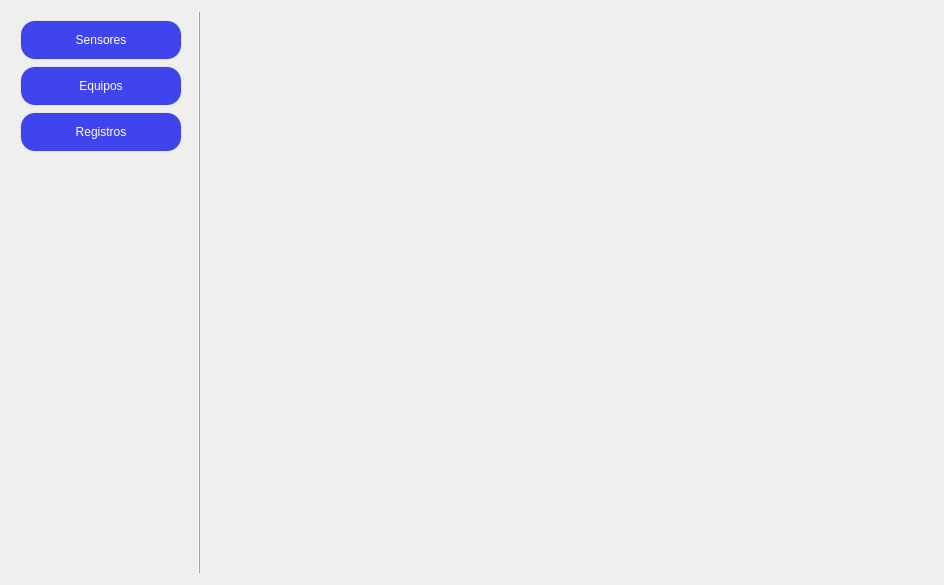
<?xml version="1.0" encoding="UTF-8"?>
<ui version="4.0">
 <class>ArduinosPage</class>
 <widget class="QWidget" name="ArduinosPage">
  <property name="geometry">
   <rect>
    <x>0</x>
    <y>0</y>
    <width>944</width>
    <height>585</height>
   </rect>
  </property>
  <property name="windowTitle">
   <string>Form</string>
  </property>
  <layout class="QGridLayout" name="gridLayout">
   <item row="0" column="0">
    <widget class="QFrame" name="verticalFrame">
     <property name="sizePolicy">
      <sizepolicy hsizetype="Expanding" vsizetype="Expanding">
       <horstretch>0</horstretch>
       <verstretch>0</verstretch>
      </sizepolicy>
     </property>
     <property name="minimumSize">
      <size>
       <width>160</width>
       <height>0</height>
      </size>
     </property>
     <property name="maximumSize">
      <size>
       <width>180</width>
       <height>16777215</height>
      </size>
     </property>
     <property name="frameShape">
      <enum>QFrame::Shape::NoFrame</enum>
     </property>
     <layout class="QVBoxLayout" name="verticalLayout">
      <item>
       <widget class="Button" name="sensors_button">
        <property name="sizePolicy">
         <sizepolicy hsizetype="Expanding" vsizetype="Fixed">
          <horstretch>0</horstretch>
          <verstretch>0</verstretch>
         </sizepolicy>
        </property>
        <property name="minimumSize">
         <size>
          <width>140</width>
          <height>40</height>
         </size>
        </property>
        <property name="maximumSize">
         <size>
          <width>200</width>
          <height>40</height>
         </size>
        </property>
        <property name="styleSheet">
         <string notr="true">QPushButton {
	border-radius: 15px;
	padding: 5px;
	background-color: rgb(64, 68, 237);
	color: white;
	border: 2px solid rgba(0, 0, 0, 10); /* Borde tenue */
}

QPushButton:hover {
  background-color: rgb(90, 90, 255);    /* Fondo al pasar el mouse */
  color: white;                /* Color del texto al pasar el mouse */
}

QPushButton:pressed {
  background-color: rgb(51, 55, 188)     /* Fondo al presionar */
  color: white;                /* Color del texto al presionar */
}

QPushButton:disabled {
  background-color: rgb(39, 39, 43);     /* Fondo deshabilitado */
  color: #7f8c8d;                /* Color del texto deshabilitado */
}

QPushButton:checked {
  background-color: #27ae60;     /* Fondo cuando está checkable y activado */
  color: #ecf0f1;        
}</string>
        </property>
        <property name="text">
         <string>Sensores</string>
        </property>
       </widget>
      </item>
      <item>
       <widget class="Button" name="machines_button">
        <property name="sizePolicy">
         <sizepolicy hsizetype="Expanding" vsizetype="Fixed">
          <horstretch>0</horstretch>
          <verstretch>0</verstretch>
         </sizepolicy>
        </property>
        <property name="minimumSize">
         <size>
          <width>140</width>
          <height>40</height>
         </size>
        </property>
        <property name="maximumSize">
         <size>
          <width>200</width>
          <height>40</height>
         </size>
        </property>
        <property name="styleSheet">
         <string notr="true">QPushButton {
	border-radius: 15px;
	padding: 5px;
	background-color: rgb(64, 68, 237);
	color: white;
	border: 2px solid rgba(0, 0, 0, 10); /* Borde tenue */
}

QPushButton:hover {
  background-color: rgb(90, 90, 255);    /* Fondo al pasar el mouse */
  color: white;                /* Color del texto al pasar el mouse */
}

QPushButton:pressed {
  background-color: rgb(51, 55, 188)     /* Fondo al presionar */
  color: white;                /* Color del texto al presionar */
}

QPushButton:disabled {
  background-color: rgb(39, 39, 43);     /* Fondo deshabilitado */
  color: #7f8c8d;                /* Color del texto deshabilitado */
}

QPushButton:checked {
  background-color: #27ae60;     /* Fondo cuando está checkable y activado */
  color: #ecf0f1;        
}</string>
        </property>
        <property name="text">
         <string>Equipos</string>
        </property>
       </widget>
      </item>
      <item>
       <widget class="Button" name="registers_button">
        <property name="sizePolicy">
         <sizepolicy hsizetype="Expanding" vsizetype="Fixed">
          <horstretch>0</horstretch>
          <verstretch>0</verstretch>
         </sizepolicy>
        </property>
        <property name="minimumSize">
         <size>
          <width>140</width>
          <height>40</height>
         </size>
        </property>
        <property name="maximumSize">
         <size>
          <width>200</width>
          <height>40</height>
         </size>
        </property>
        <property name="styleSheet">
         <string notr="true">QPushButton {
	border-radius: 15px;
	padding: 5px;
	background-color: rgb(64, 68, 237);
	color: white;
	border: 2px solid rgba(0, 0, 0, 10); /* Borde tenue */
}

QPushButton:hover {
  background-color: rgb(90, 90, 255);    /* Fondo al pasar el mouse */
  color: white;                /* Color del texto al pasar el mouse */
}

QPushButton:pressed {
  background-color: rgb(51, 55, 188)     /* Fondo al presionar */
  color: white;                /* Color del texto al presionar */
}

QPushButton:disabled {
  background-color: rgb(39, 39, 43);     /* Fondo deshabilitado */
  color: #7f8c8d;                /* Color del texto deshabilitado */
}

QPushButton:checked {
  background-color: #27ae60;     /* Fondo cuando está checkable y activado */
  color: #ecf0f1;        
}</string>
        </property>
        <property name="text">
         <string>Registros</string>
        </property>
       </widget>
      </item>
      <item>
       <spacer name="verticalSpacer">
        <property name="orientation">
         <enum>Qt::Orientation::Vertical</enum>
        </property>
        <property name="sizeType">
         <enum>QSizePolicy::Policy::Expanding</enum>
        </property>
        <property name="sizeHint" stdset="0">
         <size>
          <width>20</width>
          <height>40</height>
         </size>
        </property>
       </spacer>
      </item>
     </layout>
    </widget>
   </item>
   <item row="0" column="1">
    <widget class="Line" name="line">
     <property name="sizePolicy">
      <sizepolicy hsizetype="Expanding" vsizetype="Expanding">
       <horstretch>0</horstretch>
       <verstretch>0</verstretch>
      </sizepolicy>
     </property>
     <property name="minimumSize">
      <size>
       <width>5</width>
       <height>0</height>
      </size>
     </property>
     <property name="maximumSize">
      <size>
       <width>5</width>
       <height>16777215</height>
      </size>
     </property>
     <property name="styleSheet">
      <string notr="true"/>
     </property>
     <property name="frameShadow">
      <enum>QFrame::Shadow::Raised</enum>
     </property>
     <property name="lineWidth">
      <number>1</number>
     </property>
     <property name="midLineWidth">
      <number>0</number>
     </property>
     <property name="orientation">
      <enum>Qt::Orientation::Vertical</enum>
     </property>
    </widget>
   </item>
   <item row="0" column="2">
    <widget class="QWidget" name="subpages_widget" native="true">
     <property name="sizePolicy">
      <sizepolicy hsizetype="Expanding" vsizetype="Expanding">
       <horstretch>0</horstretch>
       <verstretch>0</verstretch>
      </sizepolicy>
     </property>
     <property name="styleSheet">
      <string notr="true">QWidget {
	border: 2 px solid black;
}
</string>
     </property>
     <layout class="QGridLayout" name="subpages_layout"/>
    </widget>
   </item>
  </layout>
 </widget>
 <customwidgets>
  <customwidget>
   <class>Button</class>
   <extends>QPushButton</extends>
   <header>view/elements/button.h</header>
  </customwidget>
 </customwidgets>
 <resources/>
 <connections/>
</ui>
